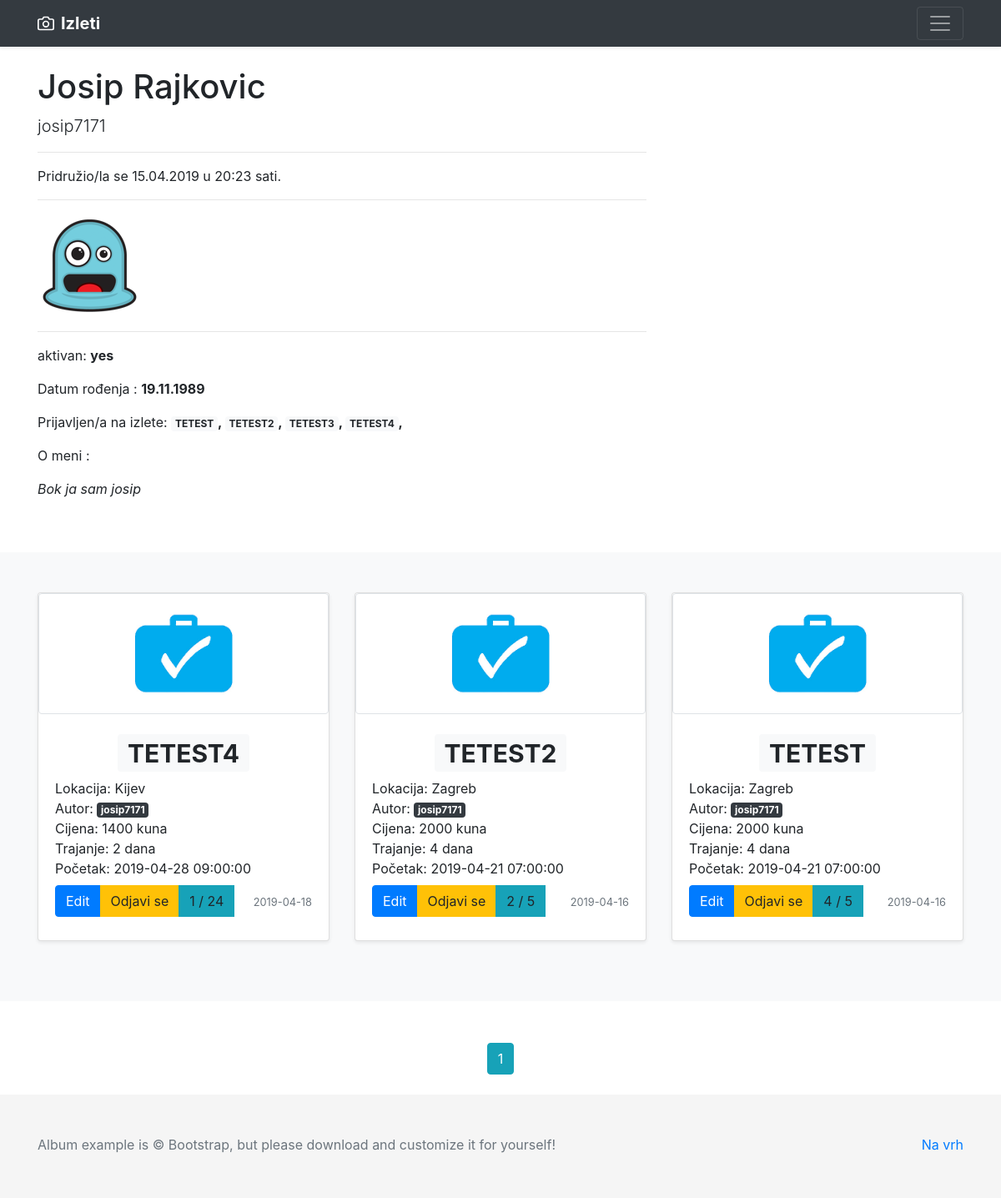
/user/1 (signed in), run on the app's committed database.
### app/models.py (models this page shows, shortened)
class User(db.Model, UserMixin):
    id = db.Column(db.Integer, primary_key=True)
    first_name = db.Column(db.String(25), nullable=False)
    last_name = db.Column(db.String(25), nullable=False)
    full_name = db.Column(db.String(51), nullable=False)
    username = db.Column(db.String(20), unique=True, nullable=False)
    email = db.Column(db.String(50), unique=True, nullable=False)
    address = db.Column(db.String(60))
    country = db.Column(db.String(30))
    phone_number = db.Column(db.String(25))
    gender = db.Column(db.Enum('male', 'female'), nullable=False)
    birth_date = db.Column(db.Date)
    about_me = db.Column(db.String(120))
    date_joined = db.Column(db.DateTime, nullable=False, default=datetime.utcnow)
    active = db.Column(db.Enum('yes', 'no'), default='yes')
    image_file = db.Column(db.String(20), nullable=False, default='default.jpg')
    password = db.Column(db.String(60), nullable=False)
    trips = db.relationship('Trip', backref='author', lazy=True)
    trips_joined = db.relationship('Trip', secondary=user_identifier, lazy='subquery',
                                   backref=db.backref('users', lazy=True))

class Trip(db.Model):
    id = db.Column(db.Integer, primary_key=True)
    name = db.Column(db.String(50), unique=True, nullable=False)
    location = db.Column(db.String(100), nullable=False)
    user_id = db.Column(db.Integer, db.ForeignKey('user.id'), nullable=False)
    date_created = db.Column(db.DateTime, nullable=False, default=datetime.utcnow)
    price = db.Column(db.Integer, nullable=False)
    people_number = db.Column(db.Integer, nullable=False)
    starting_at = db.Column(db.DateTime, nullable=False)
    transport_type = db.Column(db.String(30), nullable=False)
    trip_duration = db.Column(db.Integer, nullable=False)
    details = db.Column(db.Text, nullable=False)
    image_file = db.Column(db.String(20), nullable=False, default='trip_default.jpg')

### app/users/routes.py (the view)
@users.route("/user/<int:id>", methods=["POST", "GET"])
def user_trips(id):
    page = request.args.get('page', 1, type=int)
    user = User.query.filter_by(id=id).first_or_404()
    trips = Trip.query.filter_by(user_id=id).order_by(Trip.date_created.desc()).paginate(page=page, per_page=5)
    trips2 = Trip.query.all()
    mydict = {}
    for i in range(len(trips2), 0, -1):
        users = User.query.filter(User.trips_joined.any(id=i)).all()
        mydict[i] = [x.username for x in users]
    return render_template('user_trips2.html', user=user, trips=trips, mydict=mydict, dict_length=len(mydict))

### app/models.py (called while the page is built)
@login_manager.user_loader
def load_user(user_id):
    return User.query.get(int(user_id))

### app/templates/user_trips2.html (shortened to what this page needs)
{% extends "layout.html" %}
{% block content %}
  <div class="container">
    <div class="row">
      <div class="col-lg-8">
        <h1 class="mt-4">{{ user.full_name }}</h1>
        <p class="lead">
          {{ user.username }}
        </p>
        <hr>
        <p>Pridružio/la se {{ user.date_joined.strftime('%d.%m.%Y') }} u {{ user.date_joined.strftime('%H:%M') }} sati.</p>
        <hr>
        <img class="img-fluid rounded" src="{{ url_for('static', filename='profile_pics/' + user.image_file) }}" alt="">
        <hr>
        <p>aktivan: <b>{{ user.active }}</b></p>
        <p>Datum rođenja : <b>{{ user.birth_date.strftime('%d.%m.%Y') }}</b></p>
        <div>
            <p>Prijavljen/a na izlete:
                <b>
                    {% for trip in user.trips_joined %}
                        <a href="{{ url_for('trips.show_trip', trip_id=trip.id) }}"
                           class="badge badge-light">
                           {{ trip.name }}
                        </a>,
                    {% endfor %}
                </b>
            </p>
        </div>
        <p>O meni :</p>
        <p><i>{{ user.about_me }}</i></p>
        <br><br>
      </div>
      <div class="col-md-4">
      </div>
    </div>
  </div>
    {% set iterated = {'i': False} %}
    {% set count = namespace(a=0) %}
    {% set count2 = namespace(a=dict_length) %}
    {% set checker = namespace(a=0) %}
    {%  set users_joined = {} %}
    <main role="main">
       <div class="album py-5 bg-light">
          <div class="container">
            <div class="row">
    {% for trip in trips.items %}
    {%  if trips.page == 0 %}
        {% set checker = namespace(a=0) %}
    {% else %}
        {% set checker = namespace(a=1) %}
    {% endif %}
                <div class="col-md-4">
                  <div class="card mb-4 shadow-sm">
                    <img alt="" src="{{ url_for('static', filename='trip_pics/' + trip.image_file) }}"
                        class="img-fluid img-thumbnail" width="100%">
                    <div class="card-body">
                        <div class="card-text row justify-content-md-center">
                            <h1>
                            <a href="{{ url_for('trips.show_trip', trip_id=trip.id) }}"
                               class="badge badge-light">
                                {{ trip.name }}
                            </a>
                        </h1>
                        </div>
                      <div class="card-text">
                          Lokacija: {{ trip.location }}
                      </div>
                      <div class="card-text">
                          Autor:
                          <a href="{{ url_for('users.user_trips', id=trip.author.id) }}" class="badge badge-dark">
                            {{ trip.author.username }}
                          </a>
                      </div>
                      <div class="card-text">
                          Cijena: {{ trip.price }} kuna
                      </div>
                      <div class="card-text">
                          Trajanje: {{ trip.trip_duration }} dana
                      </div>
                      <div class="card-text">
                          Početak: {{ trip.starting_at }}
                      </div>
                      <div class="d-flex justify-content-between align-items-center card-text ">
                        <div class="btn-group">
                            {% if current_user.is_authenticated %}
                                {% if current_user.username == trip.author.username %}
                                    <a href="{{ url_for('trips.show_trip', trip_id=trip.id) }}" class="btn btn-primary my-2">Edit</a><br>
                                {% endif %}
                                {% set iterated = {'i': False} %}
                                {% if not iterated.i %}
                                    <a href="{{ url_for('users.add_traveler', trip_id=trip.id) }}" class="btn btn-primary my-2">Prijavi se</a>
                                {% elif  iterated.i %}
                                    <a href="{{ url_for('users.remove_traveler', trip_id=trip.id) }}" class="btn btn-warning my-2">Odjavi se</a>
                                {% endif %}
                            {% else %}
                                <a href="{{ url_for('users.login') }}" class="btn btn-primary my-2">Login</a>
                            {% endif %}
                            {% set count = namespace(a=0) %}
                            {% for user_joined in trip.users %}
                                {% set count.a = count.a + 1 %}
                            {% endfor %}
                            <a id="myBtn" class="btn btn-info my-2" onclick="test1({{ count2.a - checker.a - ((trips.page - 1) * 5) }}, {{ mydict }})" role="button">{{ count.a }} / {{ trip.people_number }}</a>
                        </div>
                        <div class="card-text">
                            <small class="text-muted">{{ trip.date_created.strftime('%Y-%m-%d') }}</small>
                        </div>
                      </div>
                    </div>
                  </div>
                </div>
        {% set count2.a = count2.a - 1 %}
    {% endfor %}
            </div>
          </div>
       </div>
    </main>
    <div class="container">
        <div class="row justify-content-md-center" style="margin-top: 50px;">
            <div class="col-md-auto">
                {% for page_num in trips.iter_pages(left_edge=1, right_edge=1, left_current=1, right_current=2) %}
                    {% if page_num %}
                        {% if trips.page == page_num %}
                            <a class="btn btn-info mb-4" href="{{ url_for('main.home', page=page_num) }}">{{ page_num }}</a>
                        {% else %}
                            <a class="btn btn-outline-info mb-4" href="{{ url_for('main.home', page=page_num) }}">{{ page_num }}</a>
                        {% endif %}
                    {% else %}
                    ...
                    {% endif %}
                {% endfor %}
            </div>
        </div>
    </div>
{% endblock content %}

### data on the page
User: full_name "Josip Rajkovic", username "josip7171", date_joined "15.04.2019", date_joined "20:23", image_file (picture), active "yes", birth_date "19.11.1989", about_me "Bok ja sam josip"
Trip: name "TETEST", image_file (placeholder picture), location "Zagreb", author.username "josip7171", price "2000", trip_duration "4", starting_at "2019-04-21 07:00:00", a "4", people_number "5", date_created "2019-04-16"
Trip: name "TETEST2", image_file (placeholder picture), location "Zagreb", author.username "josip7171", price "2000", trip_duration "4", starting_at "2019-04-21 07:00:00", a "2", people_number "5", date_created "2019-04-16"
Trip: name "TETEST3"
Trip: name "TETEST4", image_file (placeholder picture), location "Kijev", author.username "josip7171", price "1400", trip_duration "2", starting_at "2019-04-28 09:00:00", a "1", people_number "24", date_created "2019-04-18"

### other printed values
{{ page_num }} "1"
